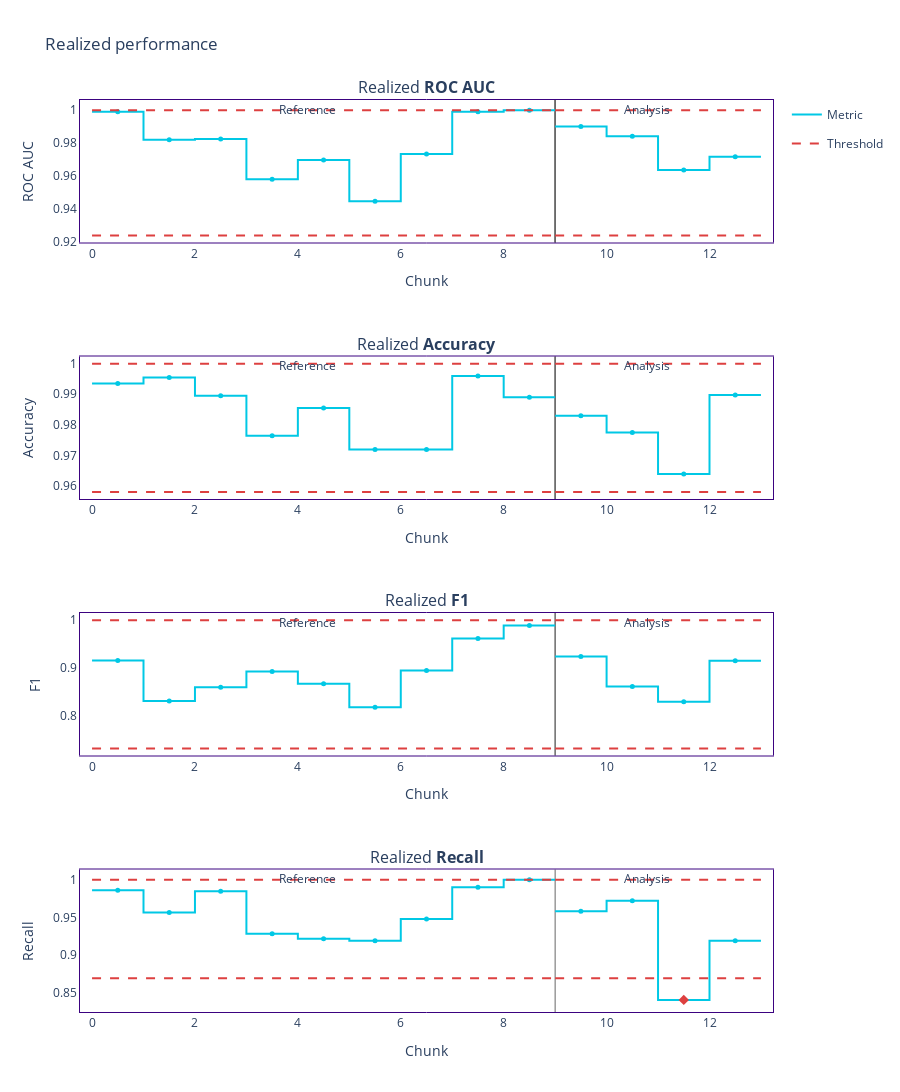

The notebook cell saved with this chart:
### Markdown cell above
# Red flag 1: using training data as reference data

## fit on training data

### Code cell
performance_calc = nml.PerformanceCalculator(
    y_pred_proba=y_pred_proba,
    y_pred=y_pred,
    y_true=target,
    metrics=['roc_auc', 'accuracy', 'f1', 'recall'],
    chunk_size=2000,
    problem_type='classification_binary',
).fit(df_train)

realized_results = performance_calc.calculate(df_prod)

realized_results.plot()

### Figure 1 — Plotly figure (JSON) as saved in the notebook; plotly's stock layout.template omitted (floating-point values rounded to 4 significant figures)
{"data": [{"hoverinfo": "skip", "legendgroup": "metric_reference", "line": {"color": "#00c8e5", "shape": "hv", "width": 2}, "mode": "lines", "name": "Metric", "showlegend": true, "type": "scatter", "x": [0, 1, 2, 3, 4, 5, 6, 7, 8, 9], "xaxis": "x", "y": [0.9991, 0.982, 0.9825, 0.958, 0.9697, 0.9445, 0.9734, 0.9991, 1, 1], "yaxis": "y"}, {"customdata": [["Realized <b>ROC AUC</b>", "<b style=\"color:#00c8e5;line-height:60px\">Reference</b>", "", "[0:1999]", "Chunk index: <b>0</b>", 0.9991, 0.0382], ["Realized <b>ROC AUC</b>", "<b style=\"color:#00c8e5;line-height:60px\">Reference</b>", "", "[2000:3999]", "Chunk index: <b>1</b>", 0.982, 0.0382], ["Realized <b>ROC AUC</b>", "<b style=\"color:#00c8e5;line-height:60px\">Reference</b>", "", "[4000:5999]", "Chunk index: <b>2</b>", 0.9825, 0.0382], ["Realized <b>ROC AUC</b>", "<b style=\"color:#00c8e5;line-height:60px\">Reference</b>", "", "[6000:7999]", "Chunk index: <b>3</b>", 0.958, 0.0382], ["Realized <b>ROC AUC</b>", "<b style=\"color:#00c8e5;line-height:60px\">Reference</b>", "", "[8000:9999]", "Chunk index: <b>4</b>", 0.9697, 0.0382], ["Realized <b>ROC AUC</b>", "<b style=\"color:#00c8e5;line-height:60px\">Reference</b>", "", "[10000:11999]", "Chunk index: <b>5</b>", 0.9445, 0.0382], ["Realized <b>ROC AUC</b>", "<b style=\"color:#00c8e5;line-height:60px\">Reference</b>", "", "[12000:13999]", "Chunk index: <b>6</b>", 0.9734, 0.0382], ["Realized <b>ROC AUC</b>", "<b style=\"color:#00c8e5;line-height:60px\">Reference</b>", "", "[14000:15999]", "Chunk index: <b>7</b>", 0.9991, 0.0382], ["Realized <b>ROC AUC</b>", "<b style=\"color:#00c8e5;line-height:60px\">Reference</b>", "", "[16000:16090]", "Chunk index: <b>8</b>", 1, 0.1791]], "hovertemplate": "%{customdata[1]} &nbsp; &nbsp; %{customdata[2]} <br />Chunk: <b>%{customdata[3]}</b> &nbsp; &nbsp; %{customdata[4]} <br />%{customdata[0]}: <b>%{customdata[5]}</b><br />Confidence band: +/- <b>%{customdata[6]}</b><br /><extra></extra>", "legendgroup": "metric_reference", "marker": {"color": "#00c8e5", "size": 5, "symbol": "circle"}, "mode": "markers", "name": "Metric", "showlegend": false, "type": "scatter", "x": [0.5, 1.5, 2.5, 3.5, 4.5, 5.5, 6.5, 7.5, 8.5], "xaxis": "x", "y": [0.9991, 0.982, 0.9825, 0.958, 0.9697, 0.9445, 0.9734, 0.9991, 1, 1], "yaxis": "y"}, {"hoverinfo": "skip", "legendgroup": "metric_analysis", "line": {"color": "#00c8e5", "shape": "hv", "width": 2}, "mode": "lines", "name": "Metric", "showlegend": false, "type": "scatter", "x": [9, 10, 11, 12, 13], "xaxis": "x", "y": [0.9902, 0.9841, 0.9636, 0.9717, 0.9717], "yaxis": "y"}, {"customdata": [["Realized <b>ROC AUC</b>", "<b style=\"color:#3b0280;line-height:60px\">Analysis</b>", "", "[0:1999]", "Chunk index: <b>0</b>", 0.9902, 0.0382], ["Realized <b>ROC AUC</b>", "<b style=\"color:#3b0280;line-height:60px\">Analysis</b>", "", "[2000:3999]", "Chunk index: <b>1</b>", 0.9841, 0.0382], ["Realized <b>ROC AUC</b>", "<b style=\"color:#3b0280;line-height:60px\">Analysis</b>", "", "[4000:5999]", "Chunk index: <b>2</b>", 0.9636, 0.0382], ["Realized <b>ROC AUC</b>", "<b style=\"color:#3b0280;line-height:60px\">Analysis</b>", "", "[6000:7853]", "Chunk index: <b>3</b>", 0.9717, 0.0397]], "hovertemplate": "%{customdata[1]} &nbsp; &nbsp; %{customdata[2]} <br />Chunk: <b>%{customdata[3]}</b> &nbsp; &nbsp; %{customdata[4]} <br />%{customdata[0]}: <b>%{customdata[5]}</b><br />Confidence band: +/- <b>%{customdata[6]}</b><br /><extra></extra>", "legendgroup": "metric_analysis", "marker": {"color": "#00c8e5", "size": 5, "symbol": "circle"}, "mode": "markers", "name": "Metric", "showlegend": false, "type": "scatter", "x": [9.5, 10.5, 11.5, 12.5], "xaxis": "x", "y": [0.9902, 0.9841, 0.9636, 0.9717, 0.9717], "yaxis": "y"}, {"hoverinfo": "skip", "legendgroup": "alert", "marker": {"color": "#DD4040", "size": 8, "symbol": "diamond"}, "mode": "markers", "name": "Alert", "showlegend": true, "type": "scatter", "x": [], "xaxis": "x", "y": [], "yaxis": "y"}, {"hoverinfo": "skip", "legendgroup": "thresh", "line": {"color": "#DD4040", "dash": "dash", "width": 2}, "mode": "lines", "name": "Threshold", "showlegend": true, "type": "scatter", "x": [0, 1, 2, 3, 4, 5, 6, 7, 8, 9], "xaxis": "x", "y": [1, 1, 1, 1, 1, 1, 1, 1, 1, 1], "yaxis": "y"}, {"hoverinfo": "skip", "legendgroup": "thresh", "line": {"color": "#DD4040", "dash": "dash", "width": 2}, "mode": "lines", "name": "Threshold", "showlegend": false, "type": "scatter", "x": [0, 1, 2, 3, 4, 5, 6, 7, 8, 9], "xaxis": "x", "y": [0.9237, 0.9237, 0.9237, 0.9237, 0.9237, 0.9237, 0.9237, 0.9237, 0.9237, 0.9237], "yaxis": "y"}, {"hoverinfo": "skip", "legendgroup": "thresh", "line": {"color": "#DD4040", "dash": "dash", "width": 2}, "mode": "lines", "name": "Threshold", "showlegend": false, "type": "scatter", "x": [9, 10, 11, 12, 13], "xaxis": "x", "y": [1, 1, 1, 1, 1], "yaxis": "y"}, {"hoverinfo": "skip", "legendgroup": "thresh", "line": {"color": "#DD4040", "dash": "dash", "width": 2}, "mode": "lines", "name": "Threshold", "showlegend": false, "type": "scatter", "x": [9, 10, 11, 12, 13], "xaxis": "x", "y": [0.9237, 0.9237, 0.9237, 0.9237, 0.9237], "yaxis": "y"}, {"hoverinfo": "skip", "legendgroup": "metric_reference", "line": {"color": "#00c8e5", "shape": "hv", "width": 2}, "mode": "lines", "name": "Metric", "showlegend": false, "type": "scatter", "x": [0, 1, 2, 3, 4, 5, 6, 7, 8, 9], "xaxis": "x2", "y": [0.9935, 0.9955, 0.9895, 0.9765, 0.9855, 0.972, 0.972, 0.996, 0.989, 0.989], "yaxis": "y2"}, {"customdata": [["Realized <b>Accuracy</b>", "<b style=\"color:#00c8e5;line-height:60px\">Reference</b>", "", "[0:1999]", "Chunk index: <b>0</b>", 0.9935, 0.0081], ["Realized <b>Accuracy</b>", "<b style=\"color:#00c8e5;line-height:60px\">Reference</b>", "", "[2000:3999]", "Chunk index: <b>1</b>", 0.9955, 0.0081], ["Realized <b>Accuracy</b>", "<b style=\"color:#00c8e5;line-height:60px\">Reference</b>", "", "[4000:5999]", "Chunk index: <b>2</b>", 0.9895, 0.0081], ["Realized <b>Accuracy</b>", "<b style=\"color:#00c8e5;line-height:60px\">Reference</b>", "", "[6000:7999]", "Chunk index: <b>3</b>", 0.9765, 0.0081], ["Realized <b>Accuracy</b>", "<b style=\"color:#00c8e5;line-height:60px\">Reference</b>", "", "[8000:9999]", "Chunk index: <b>4</b>", 0.9855, 0.0081], ["Realized <b>Accuracy</b>", "<b style=\"color:#00c8e5;line-height:60px\">Reference</b>", "", "[10000:11999]", "Chunk index: <b>5</b>", 0.972, 0.0081], ["Realized <b>Accuracy</b>", "<b style=\"color:#00c8e5;line-height:60px\">Reference</b>", "", "[12000:13999]", "Chunk index: <b>6</b>", 0.972, 0.0081], ["Realized <b>Accuracy</b>", "<b style=\"color:#00c8e5;line-height:60px\">Reference</b>", "", "[14000:15999]", "Chunk index: <b>7</b>", 0.996, 0.0081], ["Realized <b>Accuracy</b>", "<b style=\"color:#00c8e5;line-height:60px\">Reference</b>", "", "[16000:16090]", "Chunk index: <b>8</b>", 0.989, 0.0381]], "hovertemplate": "%{customdata[1]} &nbsp; &nbsp; %{customdata[2]} <br />Chunk: <b>%{customdata[3]}</b> &nbsp; &nbsp; %{customdata[4]} <br />%{customdata[0]}: <b>%{customdata[5]}</b><br />Confidence band: +/- <b>%{customdata[6]}</b><br /><extra></extra>", "legendgroup": "metric_reference", "marker": {"color": "#00c8e5", "size": 5, "symbol": "circle"}, "mode": "markers", "name": "Metric", "showlegend": false, "type": "scatter", "x": [0.5, 1.5, 2.5, 3.5, 4.5, 5.5, 6.5, 7.5, 8.5], "xaxis": "x2", "y": [0.9935, 0.9955, 0.9895, 0.9765, 0.9855, 0.972, 0.972, 0.996, 0.989, 0.989], "yaxis": "y2"}, {"hoverinfo": "skip", "legendgroup": "metric_analysis", "line": {"color": "#00c8e5", "shape": "hv", "width": 2}, "mode": "lines", "name": "Metric", "showlegend": false, "type": "scatter", "x": [9, 10, 11, 12, 13], "xaxis": "x2", "y": [0.983, 0.9775, 0.964, 0.9898, 0.9898], "yaxis": "y2"}, {"customdata": [["Realized <b>Accuracy</b>", "<b style=\"color:#3b0280;line-height:60px\">Analysis</b>", "", "[0:1999]", "Chunk index: <b>0</b>", 0.983, 0.0081], ["Realized <b>Accuracy</b>", "<b style=\"color:#3b0280;line-height:60px\">Analysis</b>", "", "[2000:3999]", "Chunk index: <b>1</b>", 0.9775, 0.0081], ["Realized <b>Accuracy</b>", "<b style=\"color:#3b0280;line-height:60px\">Analysis</b>", "", "[4000:5999]", "Chunk index: <b>2</b>", 0.964, 0.0081], ["Realized <b>Accuracy</b>", "<b style=\"color:#3b0280;line-height:60px\">Analysis</b>", "", "[6000:7853]", "Chunk index: <b>3</b>", 0.9898, 0.0084]], "hovertemplate": "%{customdata[1]} &nbsp; &nbsp; %{customdata[2]} <br />Chunk: <b>%{customdata[3]}</b> &nbsp; &nbsp; %{customdata[4]} <br />%{customdata[0]}: <b>%{customdata[5]}</b><br />Confidence band: +/- <b>%{customdata[6]}</b><br /><extra></extra>", "legendgroup": "metric_analysis", "marker": {"color": "#00c8e5", "size": 5, "symbol": "circle"}, "mode": "markers", "name": "Metric", "showlegend": false, "type": "scatter", "x": [9.5, 10.5, 11.5, 12.5], "xaxis": "x2", "y": [0.983, 0.9775, 0.964, 0.9898, 0.9898], "yaxis": "y2"}, {"hoverinfo": "skip", "legendgroup": "alert", "marker": {"color": "#DD4040", "size": 8, "symbol": "diamond"}, "mode": "markers", "name": "Alert", "showlegend": false, "type": "scatter", "x": [], "xaxis": "x2", "y": [], "yaxis": "y2"}, {"hoverinfo": "skip", "legendgroup": "thresh", "line": {"color": "#DD4040", "dash": "dash", "width": 2}, "mode": "lines", "name": "Threshold", "showlegend": false, "type": "scatter", "x": [0, 1, 2, 3, 4, 5, 6, 7, 8, 9], "xaxis": "x2", "y": [1, 1, 1, 1, 1, 1, 1, 1, 1, 1], "yaxis": "y2"}, {"hoverinfo": "skip", "legendgroup": "thresh", "line": {"color": "#DD4040", "dash": "dash", "width": 2}, "mode": "lines", "name": "Threshold", "showlegend": false, "type": "scatter", "x": [0, 1, 2, 3, 4, 5, 6, 7, 8, 9], "xaxis": "x2", "y": [0.9582, 0.9582, 0.9582, 0.9582, 0.9582, 0.9582, 0.9582, 0.9582, 0.9582, 0.9582], "yaxis": "y2"}, {"hoverinfo": "skip", "legendgroup": "thresh", "line": {"color": "#DD4040", "dash": "dash", "width": 2}, "mode": "lines", "name": "Threshold", "showlegend": false, "type": "scatter", "x": [9, 10, 11, 12, 13], "xaxis": "x2", "y": [1, 1, 1, 1, 1], "yaxis": "y2"}, {"hoverinfo": "skip", "legendgroup": "thresh", "line": {"color": "#DD4040", "dash": "dash", "width": 2}, "mode": "lines", "name": "Threshold", "showlegend": false, "type": "scatter", "x": [9, 10, 11, 12, 13], "xaxis": "x2", "y": [0.9582, 0.9582, 0.9582, 0.9582, 0.9582], "yaxis": "y2"}, {"hoverinfo": "skip", "legendgroup": "metric_reference", "line": {"color": "#00c8e5", "shape": "hv", "width": 2}, "mode": "lines", "name": "Metric", "showlegend": false, "type": "scatter", "x": [0, 1, 2, 3, 4, 5, 6, 7, 8, 9], "xaxis": "x3", "y": [0.915, 0.8302, 0.8591, 0.892, 0.8664, 0.817, 0.8943, 0.9612, 0.9888, 0.9888], "yaxis": "y3"}, {"customdata": [["Realized <b>F1</b>", "<b style=\"color:#00c8e5;line-height:60px\">Reference</b>", "", "[0:1999]", "Chunk index: <b>0</b>", 0.915, 0.1102], ["Realized <b>F1</b>", "<b style=\"color:#00c8e5;line-height:60px\">Reference</b>", "", "[2000:3999]", "Chunk index: <b>1</b>", 0.8302, 0.1102], ["Realized <b>F1</b>", "<b style=\"color:#00c8e5;line-height:60px\">Reference</b>", "", "[4000:5999]", "Chunk index: <b>2</b>", 0.8591, 0.1102], ["Realized <b>F1</b>", "<b style=\"color:#00c8e5;line-height:60px\">Reference</b>", "", "[6000:7999]", "Chunk index: <b>3</b>", 0.892, 0.1102], ["Realized <b>F1</b>", "<b style=\"color:#00c8e5;line-height:60px\">Reference</b>", "", "[8000:9999]", "Chunk index: <b>4</b>", 0.8664, 0.1102], ["Realized <b>F1</b>", "<b style=\"color:#00c8e5;line-height:60px\">Reference</b>", "", "[10000:11999]", "Chunk index: <b>5</b>", 0.817, 0.1102], ["Realized <b>F1</b>", "<b style=\"color:#00c8e5;line-height:60px\">Reference</b>", "", "[12000:13999]", "Chunk index: <b>6</b>", 0.8943, 0.1102], ["Realized <b>F1</b>", "<b style=\"color:#00c8e5;line-height:60px\">Reference</b>", "", "[14000:15999]", "Chunk index: <b>7</b>", 0.9612, 0.1102], ["Realized <b>F1</b>", "<b style=\"color:#00c8e5;line-height:60px\">Reference</b>", "", "[16000:16090]", "Chunk index: <b>8</b>", 0.9888, 0.5165]], "hovertemplate": "%{customdata[1]} &nbsp; &nbsp; %{customdata[2]} <br />Chunk: <b>%{customdata[3]}</b> &nbsp; &nbsp; %{customdata[4]} <br />%{customdata[0]}: <b>%{customdata[5]}</b><br />Confidence band: +/- <b>%{customdata[6]}</b><br /><extra></extra>", "legendgroup": "metric_reference", "marker": {"color": "#00c8e5", "size": 5, "symbol": "circle"}, "mode": "markers", "name": "Metric", "showlegend": false, "type": "scatter", "x": [0.5, 1.5, 2.5, 3.5, 4.5, 5.5, 6.5, 7.5, 8.5], "xaxis": "x3", "y": [0.915, 0.8302, 0.8591, 0.892, 0.8664, 0.817, 0.8943, 0.9612, 0.9888, 0.9888], "yaxis": "y3"}, {"hoverinfo": "skip", "legendgroup": "metric_analysis", "line": {"color": "#00c8e5", "shape": "hv", "width": 2}, "mode": "lines", "name": "Metric", "showlegend": false, "type": "scatter", "x": [9, 10, 11, 12, 13], "xaxis": "x3", "y": [0.9238, 0.8607, 0.8286, 0.9148, 0.9148], "yaxis": "y3"}, {"customdata": [["Realized <b>F1</b>", "<b style=\"color:#3b0280;line-height:60px\">Analysis</b>", "", "[0:1999]", "Chunk index: <b>0</b>", 0.9238, 0.1102], ["Realized <b>F1</b>", "<b style=\"color:#3b0280;line-height:60px\">Analysis</b>", "", "[2000:3999]", "Chunk index: <b>1</b>", 0.8607, 0.1102], ["Realized <b>F1</b>", "<b style=\"color:#3b0280;line-height:60px\">Analysis</b>", "", "[4000:5999]", "Chunk index: <b>2</b>", 0.8286, 0.1102], ["Realized <b>F1</b>", "<b style=\"color:#3b0280;line-height:60px\">Analysis</b>", "", "[6000:7853]", "Chunk index: <b>3</b>", 0.9148, 0.1144]], "hovertemplate": "%{customdata[1]} &nbsp; &nbsp; %{customdata[2]} <br />Chunk: <b>%{customdata[3]}</b> &nbsp; &nbsp; %{customdata[4]} <br />%{customdata[0]}: <b>%{customdata[5]}</b><br />Confidence band: +/- <b>%{customdata[6]}</b><br /><extra></extra>", "legendgroup": "metric_analysis", "marker": {"color": "#00c8e5", "size": 5, "symbol": "circle"}, "mode": "markers", "name": "Metric", "showlegend": false, "type": "scatter", "x": [9.5, 10.5, 11.5, 12.5], "xaxis": "x3", "y": [0.9238, 0.8607, 0.8286, 0.9148, 0.9148], "yaxis": "y3"}, {"hoverinfo": "skip", "legendgroup": "alert", "marker": {"color": "#DD4040", "size": 8, "symbol": "diamond"}, "mode": "markers", "name": "Alert", "showlegend": false, "type": "scatter", "x": [], "xaxis": "x3", "y": [], "yaxis": "y3"}, {"hoverinfo": "skip", "legendgroup": "thresh", "line": {"color": "#DD4040", "dash": "dash", "width": 2}, "mode": "lines", "name": "Threshold", "showlegend": false, "type": "scatter", "x": [0, 1, 2, 3, 4, 5, 6, 7, 8, 9], "xaxis": "x3", "y": [1, 1, 1, 1, 1, 1, 1, 1, 1, 1], "yaxis": "y3"}, {"hoverinfo": "skip", "legendgroup": "thresh", "line": {"color": "#DD4040", "dash": "dash", "width": 2}, "mode": "lines", "name": "Threshold", "showlegend": false, "type": "scatter", "x": [0, 1, 2, 3, 4, 5, 6, 7, 8, 9], "xaxis": "x3", "y": [0.7307, 0.7307, 0.7307, 0.7307, 0.7307, 0.7307, 0.7307, 0.7307, 0.7307, 0.7307], "yaxis": "y3"}, {"hoverinfo": "skip", "legendgroup": "thresh", "line": {"color": "#DD4040", "dash": "dash", "width": 2}, "mode": "lines", "name": "Threshold", "showlegend": false, "type": "scatter", "x": [9, 10, 11, 12, 13], "xaxis": "x3", "y": [1, 1, 1, 1, 1], "yaxis": "y3"}, {"hoverinfo": "skip", "legendgroup": "thresh", "line": {"color": "#DD4040", "dash": "dash", "width": 2}, "mode": "lines", "name": "Threshold", "showlegend": false, "type": "scatter", "x": [9, 10, 11, 12, 13], "xaxis": "x3", "y": [0.7307, 0.7307, 0.7307, 0.7307, 0.7307], "yaxis": "y3"}, {"hoverinfo": "skip", "legendgroup": "metric_reference", "line": {"color": "#00c8e5", "shape": "hv", "width": 2}, "mode": "lines", "name": "Metric", "showlegend": false, "type": "scatter", "x": [0, 1, 2, 3, 4, 5, 6, 7, 8, 9], "xaxis": "x4", "y": [0.9859, 0.9565, 0.9846, 0.9282, 0.9216, 0.9191, 0.948, 0.99, 1, 1], "yaxis": "y4"}, {"customdata": [["Realized <b>Recall</b>", "<b style=\"color:#00c8e5;line-height:60px\">Reference</b>", "", "[0:1999]", "Chunk index: <b>0</b>", 0.9859, 0.0592], ["Realized <b>Recall</b>", "<b style=\"color:#00c8e5;line-height:60px\">Reference</b>", "", "[2000:3999]", "Chunk index: <b>1</b>", 0.9565, 0.0592], ["Realized <b>Recall</b>", "<b style=\"color:#00c8e5;line-height:60px\">Reference</b>", "", "[4000:5999]", "Chunk index: <b>2</b>", 0.9846, 0.0592], ["Realized <b>Recall</b>", "<b style=\"color:#00c8e5;line-height:60px\">Reference</b>", "", "[6000:7999]", "Chunk index: <b>3</b>", 0.9282, 0.0592], ["Realized <b>Recall</b>", "<b style=\"color:#00c8e5;line-height:60px\">Reference</b>", "", "[8000:9999]", "Chunk index: <b>4</b>", 0.9216, 0.0592], ["Realized <b>Recall</b>", "<b style=\"color:#00c8e5;line-height:60px\">Reference</b>", "", "[10000:11999]", "Chunk index: <b>5</b>", 0.9191, 0.0592], ["Realized <b>Recall</b>", "<b style=\"color:#00c8e5;line-height:60px\">Reference</b>", "", "[12000:13999]", "Chunk index: <b>6</b>", 0.948, 0.0592], ["Realized <b>Recall</b>", "<b style=\"color:#00c8e5;line-height:60px\">Reference</b>", "", "[14000:15999]", "Chunk index: <b>7</b>", 0.99, 0.0592], ["Realized <b>Recall</b>", "<b style=\"color:#00c8e5;line-height:60px\">Reference</b>", "", "[16000:16090]", "Chunk index: <b>8</b>", 1, 0.2775]], "hovertemplate": "%{customdata[1]} &nbsp; &nbsp; %{customdata[2]} <br />Chunk: <b>%{customdata[3]}</b> &nbsp; &nbsp; %{customdata[4]} <br />%{customdata[0]}: <b>%{customdata[5]}</b><br />Confidence band: +/- <b>%{customdata[6]}</b><br /><extra></extra>", "legendgroup": "metric_reference", "marker": {"color": "#00c8e5", "size": 5, "symbol": "circle"}, "mode": "markers", "name": "Metric", "showlegend": false, "type": "scatter", "x": [0.5, 1.5, 2.5, 3.5, 4.5, 5.5, 6.5, 7.5, 8.5], "xaxis": "x4", "y": [0.9859, 0.9565, 0.9846, 0.9282, 0.9216, 0.9191, 0.948, 0.99, 1, 1], "yaxis": "y4"}, {"hoverinfo": "skip", "legendgroup": "metric_analysis", "line": {"color": "#00c8e5", "shape": "hv", "width": 2}, "mode": "lines", "name": "Metric", "showlegend": false, "type": "scatter", "x": [9, 10, 11, 12, 13], "xaxis": "x4", "y": [0.9581, 0.972, 0.8406, 0.9189, 0.9189], "yaxis": "y4"}, {"customdata": [["Realized <b>Recall</b>", "<b style=\"color:#3b0280;line-height:60px\">Analysis</b>", "", "[0:1999]", "Chunk index: <b>0</b>", 0.9581, 0.0592], ["Realized <b>Recall</b>", "<b style=\"color:#3b0280;line-height:60px\">Analysis</b>", "", "[2000:3999]", "Chunk index: <b>1</b>", 0.972, 0.0592], ["Realized <b>Recall</b>", "<b style=\"color:#3b0280;line-height:60px\">Analysis</b>", "<span style=\"color:#AD0000\">⚠ <b>Drift detected</b></span>", "[4000:5999]", "Chunk index: <b>2</b>", 0.8406, 0.0592], ["Realized <b>Recall</b>", "<b style=\"color:#3b0280;line-height:60px\">Analysis</b>", "", "[6000:7853]", "Chunk index: <b>3</b>", 0.9189, 0.0615]], "hovertemplate": "%{customdata[1]} &nbsp; &nbsp; %{customdata[2]} <br />Chunk: <b>%{customdata[3]}</b> &nbsp; &nbsp; %{customdata[4]} <br />%{customdata[0]}: <b>%{customdata[5]}</b><br />Confidence band: +/- <b>%{customdata[6]}</b><br /><extra></extra>", "legendgroup": "metric_analysis", "marker": {"color": "#00c8e5", "size": 5, "symbol": "circle"}, "mode": "markers", "name": "Metric", "showlegend": false, "type": "scatter", "x": [9.5, 10.5, 11.5, 12.5], "xaxis": "x4", "y": [0.9581, 0.972, 0.8406, 0.9189, 0.9189], "yaxis": "y4"}, {"hoverinfo": "skip", "legendgroup": "alert", "marker": {"color": "#DD4040", "size": 8, "symbol": "diamond"}, "mode": "markers", "name": "Alert", "showlegend": false, "type": "scatter", "x": [11.5], "xaxis": "x4", "y": [0.8406], "yaxis": "y4"}, {"hoverinfo": "skip", "legendgroup": "thresh", "line": {"color": "#DD4040", "dash": "dash", "width": 2}, "mode": "lines", "name": "Threshold", "showlegend": false, "type": "scatter", "x": [0, 1, 2, 3, 4, 5, 6, 7, 8, 9], "xaxis": "x4", "y": [1, 1, 1, 1, 1, 1, 1, 1, 1, 1], "yaxis": "y4"}, {"hoverinfo": "skip", "legendgroup": "thresh", "line": {"color": "#DD4040", "dash": "dash", "width": 2}, "mode": "lines", "name": "Threshold", "showlegend": false, "type": "scatter", "x": [0, 1, 2, 3, 4, 5, 6, 7, 8, 9], "xaxis": "x4", "y": [0.8694, 0.8694, 0.8694, 0.8694, 0.8694, 0.8694, 0.8694, 0.8694, 0.8694, 0.8694], "yaxis": "y4"}, {"hoverinfo": "skip", "legendgroup": "thresh", "line": {"color": "#DD4040", "dash": "dash", "width": 2}, "mode": "lines", "name": "Threshold", "showlegend": false, "type": "scatter", "x": [9, 10, 11, 12, 13], "xaxis": "x4", "y": [1, 1, 1, 1, 1], "yaxis": "y4"}, {"hoverinfo": "skip", "legendgroup": "thresh", "line": {"color": "#DD4040", "dash": "dash", "width": 2}, "mode": "lines", "name": "Threshold", "showlegend": false, "type": "scatter", "x": [9, 10, 11, 12, 13], "xaxis": "x4", "y": [0.8694, 0.8694, 0.8694, 0.8694, 0.8694], "yaxis": "y4"}], "layout": {"annotations": [{"font": {"size": 16}, "showarrow": false, "text": "Realized <b>ROC AUC</b>", "x": 0.5, "xanchor": "center", "xref": "paper", "y": 1, "yanchor": "bottom", "yref": "paper"}, {"font": {"size": 16}, "showarrow": false, "text": "Realized <b>Accuracy</b>", "x": 0.5, "xanchor": "center", "xref": "paper", "y": 0.7188, "yanchor": "bottom", "yref": "paper"}, {"font": {"size": 16}, "showarrow": false, "text": "Realized <b>F1</b>", "x": 0.5, "xanchor": "center", "xref": "paper", "y": 0.4375, "yanchor": "bottom", "yref": "paper"}, {"font": {"size": 16}, "showarrow": false, "text": "Realized <b>Recall</b>", "x": 0.5, "xanchor": "center", "xref": "paper", "y": 0.1562, "yanchor": "bottom", "yref": "paper"}, {"showarrow": false, "text": "Reference", "x": 4, "xref": "x", "xshift": 10, "y": 1.01, "yref": "y domain"}, {"showarrow": false, "text": "Analysis", "x": 10.5, "xref": "x", "xshift": 15, "y": 1.01, "yref": "y domain"}, {"showarrow": false, "text": "Reference", "x": 4, "xref": "x2", "xshift": 10, "y": 1.01, "yref": "y2 domain"}, {"showarrow": false, "text": "Analysis", "x": 10.5, "xref": "x2", "xshift": 15, "y": 1.01, "yref": "y2 domain"}, {"showarrow": false, "text": "Reference", "x": 4, "xref": "x3", "xshift": 10, "y": 1.01, "yref": "y3 domain"}, {"showarrow": false, "text": "Analysis", "x": 10.5, "xref": "x3", "xshift": 15, "y": 1.01, "yref": "y3 domain"}, {"showarrow": false, "text": "Reference", "x": 4, "xref": "x4", "xshift": 10, "y": 1.01, "yref": "y4 domain"}, {"showarrow": false, "text": "Analysis", "x": 10.5, "xref": "x4", "xshift": 15, "y": 1.01, "yref": "y4 domain"}], "height": 2000, "hoverlabel": {"bgcolor": "white", "font": {"size": 14}}, "legend": {"itemclick": false, "itemdoubleclick": false, "traceorder": "grouped"}, "paper_bgcolor": "rgba(255,255,255,1)", "plot_bgcolor": "rgba(255,255,255,1)", "shapes": [{"layer": "below", "line": {"color": "#666666", "width": 1}, "type": "line", "x0": 9, "x1": 9, "xref": "x", "y0": 0, "y1": 1, "yref": "y domain"}, {"layer": "below", "line": {"color": "#666666", "width": 1}, "type": "line", "x0": 9, "x1": 9, "xref": "x", "y0": 0, "y1": 1, "yref": "y domain"}, {"layer": "below", "line": {"color": "#666666", "width": 1}, "type": "line", "x0": 9, "x1": 9, "xref": "x2", "y0": 0, "y1": 1, "yref": "y2 domain"}, {"layer": "below", "line": {"color": "#666666", "width": 1}, "type": "line", "x0": 9, "x1": 9, "xref": "x", "y0": 0, "y1": 1, "yref": "y domain"}, {"layer": "below", "line": {"color": "#666666", "width": 1}, "type": "line", "x0": 9, "x1": 9, "xref": "x2", "y0": 0, "y1": 1, "yref": "y2 domain"}, {"layer": "below", "line": {"color": "#666666", "width": 1}, "type": "line", "x0": 9, "x1": 9, "xref": "x3", "y0": 0, "y1": 1, "yref": "y3 domain"}, {"layer": "below", "line": {"color": "#666666", "width": 1}, "type": "line", "x0": 9, "x1": 9, "xref": "x", "y0": 0, "y1": 1, "yref": "y domain"}, {"layer": "below", "line": {"color": "#666666", "width": 1}, "type": "line", "x0": 9, "x1": 9, "xref": "x2", "y0": 0, "y1": 1, "yref": "y2 domain"}, {"layer": "below", "line": {"color": "#666666", "width": 1}, "type": "line", "x0": 9, "x1": 9, "xref": "x3", "y0": 0, "y1": 1, "yref": "y3 domain"}, {"layer": "below", "line": {"color": "#666666", "width": 1}, "type": "line", "x0": 9, "x1": 9, "xref": "x4", "y0": 0, "y1": 1, "yref": "y4 domain"}], "title": {"text": "Realized performance"}, "xaxis": {"anchor": "y", "domain": [0, 1], "linecolor": "#3b0280", "matches": "x", "mirror": true, "showgrid": false, "title": {"text": "Chunk"}, "zeroline": false}, "xaxis2": {"anchor": "y2", "domain": [0, 1], "linecolor": "#3b0280", "matches": "x", "mirror": true, "showgrid": false, "title": {"text": "Chunk"}, "zeroline": false}, "xaxis3": {"anchor": "y3", "domain": [0, 1], "linecolor": "#3b0280", "matches": "x", "mirror": true, "showgrid": false, "title": {"text": "Chunk"}, "zeroline": false}, "xaxis4": {"anchor": "y4", "domain": [0, 1], "linecolor": "#3b0280", "matches": "x", "mirror": true, "showgrid": false, "title": {"text": "Chunk"}, "zeroline": false}, "yaxis": {"anchor": "x", "domain": [0.8438, 1], "linecolor": "#3b0280", "mirror": true, "showgrid": false, "title": {"text": "ROC AUC"}, "zeroline": false}, "yaxis2": {"anchor": "x2", "domain": [0.5625, 0.7188], "linecolor": "#3b0280", "mirror": true, "showgrid": false, "title": {"text": "Accuracy"}, "zeroline": false}, "yaxis3": {"anchor": "x3", "domain": [0.2812, 0.4375], "linecolor": "#3b0280", "mirror": true, "showgrid": false, "title": {"text": "F1"}, "zeroline": false}, "yaxis4": {"anchor": "x4", "domain": [0, 0.1562], "linecolor": "#3b0280", "mirror": true, "showgrid": false, "title": {"text": "Recall"}, "zeroline": false}}}
